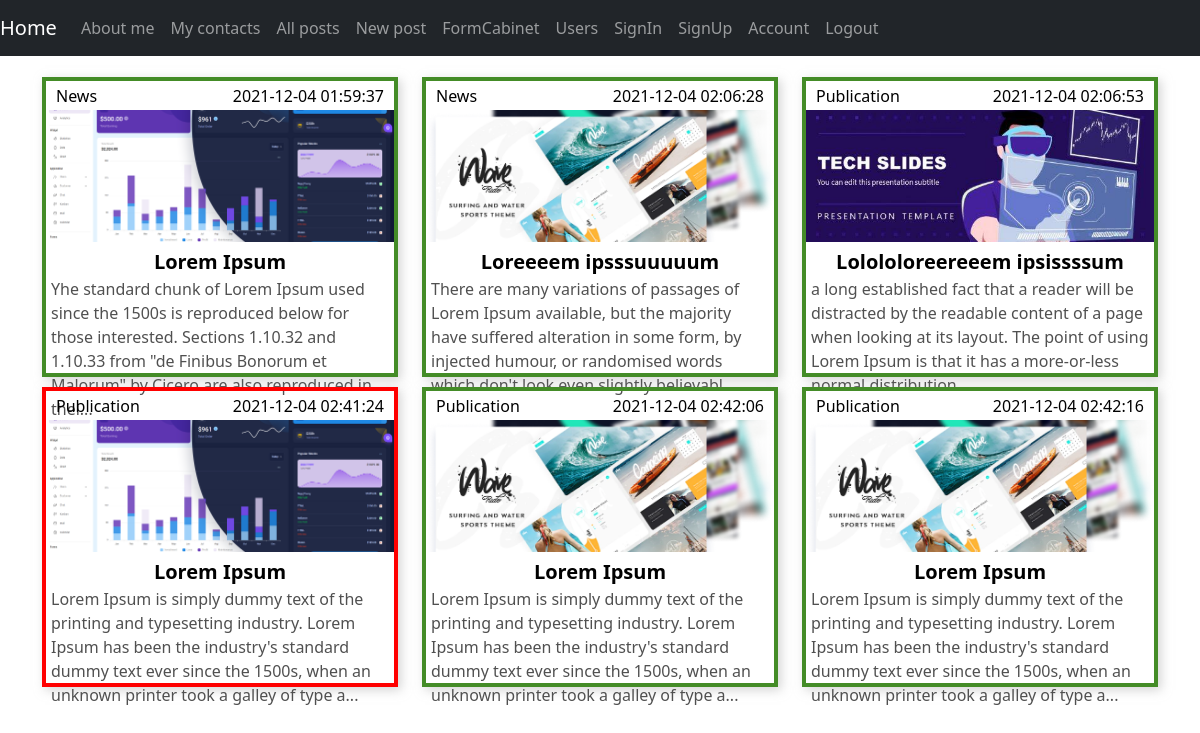
/posts/, run on the app's committed database.
### app/posts/models.py (models this page shows)
class Post(db.Model):
    id = db.Column(db.Integer, primary_key=True)
    title = db.Column(db.String(50), nullable=False)
    text = db.Column(db.Text, nullable=True)
    image = db.Column(db.String(20), nullable=False, default='default.png')
    created = db.Column(db.DateTime, default=db.func.now())
    type = db.Column(db.Enum(PostType))
    is_enabled = db.Column(db.Boolean, default=True, nullable=False)
    user_id = db.Column(db.Integer, db.ForeignKey('user.id'), nullable=False)

### app/posts/controller.py (the view)
@posts.route('/')
def index():
    all_posts = Post.query.all()
    image = url_for('static', filename='post_pics')
    return render_template('index.html', all_posts=all_posts,
                           image=image, menu=App.getMenu())

### app/app.py (called while the page is built)
    @staticmethod
    def getMenu():
        return {
            "/about": "About me",
            "/contacts": "My contacts",
            "/posts": "All posts",
            "/posts/create": "New post",
            "/forms/form": "FormCabinet",
            "/auth/users": "Users",
            "/auth/login": "SignIn",
            "/auth/register": "SignUp",
            "/auth/account": "Account",
            "/auth/logout": "Logout"
        }

### app/posts/templates/index.html (shortened to what this page needs)
{% from "_render_field.html" import render_field %}
{% extends 'parent.html' %}
{% block content %}
<link rel= "stylesheet" type= "text/css" href= "{{ url_for('static', filename='post.css') }}">
<div class="posts_all_container row">
    {% for post in all_posts %}
    <div class="post_each_container col col-sm-4">
        <a href="{{ url_for('posts.view', id=post.id) }}" class="post_all {{ 'enabled' if post.is_enabled else 'disabled' }}" title="click to expand">
            <div class="posts_all_info">
                <span>
                    {{ post.type.name }}
                </span>
                <span>
                    {{ post.created }}
                </span>
            </div>
            <div class="posts_all_image" style="background-image: url({{ image }}/{{ post.image }});"></div>
            <div class="posts_all_detail">
                <span class="posts_all_title">
                    {{ post.title }}
                </span>
                <span class="posts_all_description">
                    {{ post.text[:200] }}...
                </span>
            </div>
        </a>
    </div>
{% endfor %}
</div>
{% endblock %}

### app/templates/parent.html (shortened to what this page needs)
{% from "_render_flash.html" import render_flash %}
<!DOCTYPE html>
<html lang="en" data-lt-installed="true"><head><meta http-equiv="Content-Type" content="text/html; charset=UTF-8">
    <link rel="stylesheet" href="https://cdn.jsdelivr.net/npm/bootstrap@5.1.3/dist/css/bootstrap.min.css">
</head>
<body>
    <nav class="navbar navbar-expand-md navbar-dark bg-dark fixed-top ml-2">
        <a class="navbar-brand" href="/">Home</a>
        <div class="collapse navbar-collapse" id="navbarsExampleDefault">
            <ul class="navbar-nav mr-auto">
                {% for link, label in menu.items() %}
                <li class="nav-item active"><a class="nav-link" href="{{link}}">{{label}}</a></li>
                {% endfor %}
            </ul>
        </div>
    </nav>
    <br>
    <main role="main" class="container mt-5">
        {%block content%}
        {% endblock %}
    </main>
</body>
</html>

### app/static/post.css (style rules this page uses)
a { text-decoration: none; color: black; }
.post_each_container { height: 310px; display: flex; justify-content: center; align-items: center; }
.post_all { height: 300px; border: 3px solid #ababab; box-shadow: 3px 3px 10px rgba(171, 171, 171, 0.5); transition: all 0.2s; }
.posts_all_image { width: 100%; height: 45%; background-repeat: no-repeat; background-position: center; background-size: cover; transition: all 0.2s; }
.posts_all_detail { width: 100%; height: 45%; padding: 5px; margin: 0; display: flex; flex-direction: column; justify-content: space-between; align-items: center; transition: all 0.2s; }
.posts_all_title { width: 100%; padding: 0; margin: 0; font-size: 20px; font-weight: bolder; text-align: center; }
.posts_all_description { color: rgb(80, 80, 80); }
.posts_all_info { height: 10%; padding: 0 10px; display: flex; flex-direction: row; justify-content: space-between; align-items: center; transition: all 0.2s; }
.enabled { border: 4px solid #448c27; }
.disabled { border: 4px solid red; }

### data on the page
Post: type.name "News", created "2021-12-04 01:59:37", image (picture), title "Lorem Ipsum", text "Yhe standard chunk of Lorem Ipsum used since the 1500s is reproduced below for those interested. Sections 1.10.32 and 1.10.33 from \"de Finibus Bonorum et Malorum\" by Cicero are also reproduced in thei"
Post: type.name "News", created "2021-12-04 02:06:28", image (picture), title "Loreeeem ipsssuuuuum", text "There are many variations of passages of Lorem Ipsum available, but the majority have suffered alteration in some form, by injected humour, or randomised words which don't look even slightly believabl"
Post: type.name "Publication", created "2021-12-04 02:06:53", image (picture), title "Lolololoreereeem ipsissssum", text "a long established fact that a reader will be distracted by the readable content of a page when looking at its layout. The point of using Lorem Ipsum is that it has a more-or-less normal distribution"
Post: type.name "Publication", created "2021-12-04 02:41:24", image (picture), title "Lorem Ipsum", text "Lorem Ipsum is simply dummy text of the printing and typesetting industry. Lorem Ipsum has been the industry's standard dummy text ever since the 1500s, when an unknown printer took a galley of type a"
Post: type.name "Publication", created "2021-12-04 02:42:06", image (picture), title "Lorem Ipsum", text "Lorem Ipsum is simply dummy text of the printing and typesetting industry. Lorem Ipsum has been the industry's standard dummy text ever since the 1500s, when an unknown printer took a galley of type a"
Post: type.name "Publication", created "2021-12-04 02:42:16", image (picture), title "Lorem Ipsum", text "Lorem Ipsum is simply dummy text of the printing and typesetting industry. Lorem Ipsum has been the industry's standard dummy text ever since the 1500s, when an unknown printer took a galley of type a"

### other printed values
{{ label }} "About me" "My contacts" "All posts" "New post" "FormCabinet" "Users" "SignIn" "SignUp" "Account" "Logout"
